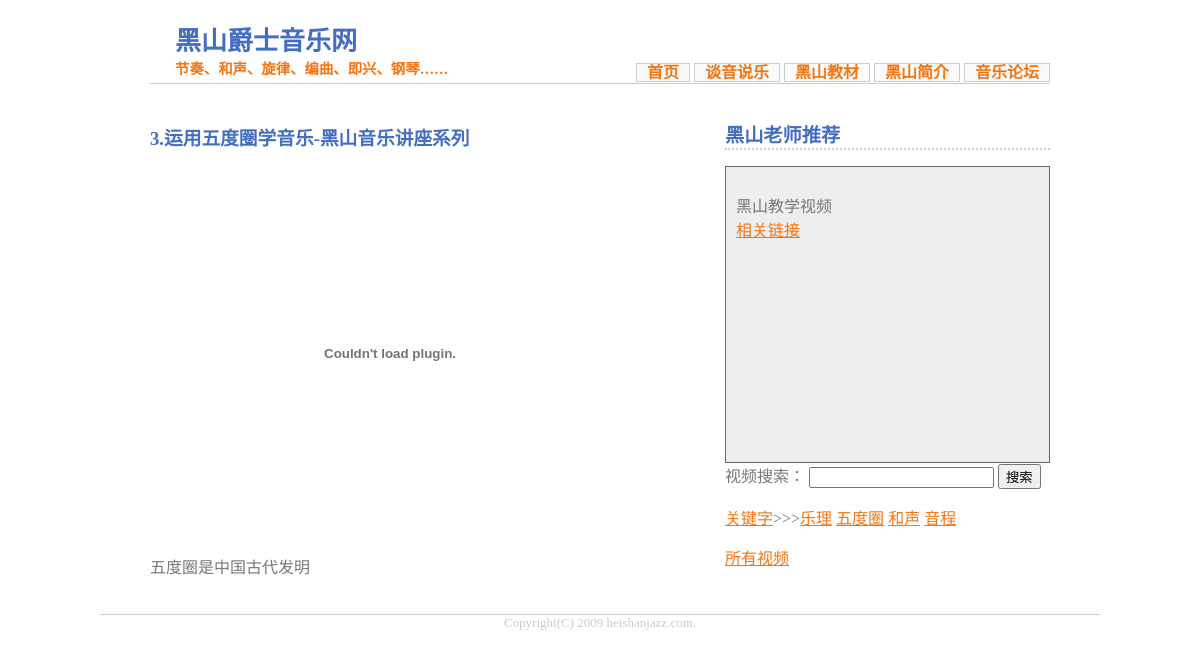
Page /video.php on the committed database.
### tables this page shows
CREATE TABLE IF NOT EXISTS `videos_url` (
  `videoid` int(32) NOT NULL,
  `site` varchar(16) NOT NULL,
  `url` varchar(256) NOT NULL,
  PRIMARY KEY (`videoid`,`site`)
);

CREATE TABLE IF NOT EXISTS `videos_description` (
  `videoid` int(32) NOT NULL,
  `title` varchar(128) DEFAULT NULL,
  `description` varchar(1024) DEFAULT NULL,
  `time` datetime NOT NULL,
  PRIMARY KEY (`videoid`)
);

CREATE TABLE IF NOT EXISTS `videos_related` (
  `videoid` int(32) NOT NULL,
  `count` int(11) NOT NULL,
  `description` varchar(1024) NOT NULL,
  `url` varchar(256) DEFAULT NULL,
  `isheishanvideo` tinyint(1) NOT NULL,
  PRIMARY KEY (`videoid`,`count`)
);

CREATE TABLE IF NOT EXISTS `videos_keyword` (
  `videoid` int(32) NOT NULL,
  `count` int(11) NOT NULL,
  `keyword` varchar(64) NOT NULL,
  PRIMARY KEY (`videoid`,`count`)
);

### config.php (called while the page is built)
<?php
$setting['db_host'] = "127.0.0.1";
$setting['db_user'] = "root";
$setting['db_pass'] = "";
$setting['db_base'] = "db_heishanjazz";
$setting['base_url']="http://127.0.0.1/";
$setting['manage_password'] = "admin";
$setting['sitename'] = "黑山爵士音乐网";
$setting['keywords']="黑山,爵士,音乐,流行,乐理,和声,节奏,旋律,即兴";
require_once("function.php");
require_once("db.class.php");
?>

### db.class.php (called while the page is built, shortened)
<?php
class MYSQL {
	private $server, $username, $password, $db;
	public function __construct($server, $username, $password, $db, $charset = 'utf8') {
		$this->server = $server;
		$this->username = $username;
		$this->password = $password;
		$this->charset = $charset;
		$this->db = $db;
	}
	private function connect() {
		$this->link_ID = @mysql_connect($this->server, $this->username, $this->password);
	}
	private function query($sql) {
		return $this->query_id = @mysql_query($sql, $this->link_ID);
	}
	public function Execute($sql,$action='') {
		if(empty($action)){
		return $this->query($sql);
		}
	}
}
if(!$db) $db = new MYSQL($setting['db_host'],$setting['db_user'], $setting['db_pass'], $setting['db_base']);
?>

### video.php (the view, shortened to what this page needs)
<?php
include_once("config.php");
makeheader('黑山谈音说乐.');
$videoid=$_GET["id"];
if($videoid=="")
{
	$result=$db->Execute("select max(videoid) from videos_description");
	if(mysql_num_rows($result)!=0)
	{
	$row=mysql_fetch_row($result);
	$videoid=$row[0];
	}
}else
{
	if(!preg_match('/^\d{1,4}$/',$videoid))
		die('<div align="center">崩溃</div>');
}
$result=$db->Execute("select videoid,url from videos_url where videoid='".$videoid."' and site='sina'");
if(mysql_num_rows($result)!=0)
{
	$row=mysql_fetch_row($result);
	$videoid=$row[0];
	$videourl=$row[1];
}else die("<center>无此视频</center>");
$result=$db->Execute("select title,description,time from videos_description where videoid='".$videoid."'");
if(mysql_num_rows($result)!=0)
{
	$row=mysql_fetch_row($result);
	$title=$row[0];
	$description=$row[1];
}
?>
<div id="content">
	<div id="left">
		<?php echo '<h3>'.$videoid.'.'.$title.'</h3>';?>
		<object id='ssss' width='480' height='370'>
			<embed pluginspage='http://www.macromedia.com/go/getflashplayer' src='<?php echo $videourl ?>' type='application/x-shockwave-flash' name='ssss' allowFullScreen='true' allowScriptAccess='always' width='480' height='370'>
		</object>
		<?php echo '<p>'.$description.'</p>'?>
	</div>
	<div id="right">
		<h2>黑山老师推荐</h2>
		<div id="related">
		<?php
			$result=$db->Execute("select description,url,isheishanvideo from videos_related where videoid='$videoid'");
			while($row=mysql_fetch_row($result))
			{
				echo '<p>'.$row[0].'<br />';
				if($row[2])
					echo '<a href="video.php?id='.$row[1].'" target="_blank">相关链接</a></p>';
				else
					echo '<a href="'.$row[1].'" target="_blank">相关链接</a></p>';
			}
		?>
		</div>
		<form method=post ACTION="search.php" target="_blank">
			<label for="title">视频搜索：</label>
			<input type="text" id="title" name="title" />
			<input type="submit" value="搜索" />
		</form>
		<p><a href="key.php" target="_blank">关键字</a>>>><?php
			$result=$db->Execute("select keyword from videos_keyword where videoid='".$videoid."'");
			while($row=mysql_fetch_row($result))
			{
				echo '<a href="bkey.php?key='.urlencode($row[0]).'" target="_blank">'.$row[0].'</a> ';
			}
		?>
		</p>
		<p><a href="all.php">所有视频</a></p>
	</div>
</div>
<?php makefooter();?>

### function.php (shortened to what this page needs)
<?php
function makeheader($title=''){
Global $setting;
$htmlheader='<!DOCTYPE html PUBLIC "-//W3C//DTD XHTML 1.0 Transitional//EN" "http://www.w3.org/TR/xhtml1/DTD/xhtml1-transitional.dtd">
<html xmlns="http://www.w3.org/1999/xhtml">
<head>
	<title>'.$title.$setting["sitename"].'</title>
	<meta http-equiv="Content-Type" content="text/html; charset=utf-8" />
	<meta name="keywords" content="'.$setting["keywords"].'" />
	<link rel="stylesheet" type="text/css" href="'.$setting['base_url'].'style.css" media="all" />
</head>
<body>
<div id="header">
	<h1>'.$setting["sitename"].'</h1>
	<h2>节奏、和声、旋律、编曲、即兴、钢琴……</h2>
</div>
<div id="menu">
	<ul>
		<li><a href="'.$setting['base_url'].'index.php">首页</a></li>
		<li><a href="'.$setting['base_url'].'video.php">谈音说乐</a></li>
		<li><a href="'.$setting['base_url'].'books.php">黑山教材</a></li>
		<li><a href="'.$setting['base_url'].'acquaint.php">黑山简介</a></li>
		<li><a href="http://bbs.heishanjazz.com" target="_blank">音乐论坛</a></li>
	</ul>
</div>';
echo $htmlheader;
}
function makefooter(){
$htmlfooter='<div id="footer">
	<p>Copyright(C) 2009 heishanjazz.com.</p>
</div>
</body>
</html>';
echo $htmlfooter;
}
?>

### style.css (style rules this page uses)
body { margin: 0px; padding: 0px; color: #777777; }
h1, h2, h3, h4, h5, h6 { color: #446EC0; }
a { color: #F47511; }
#header { width: 850px; margin: 0px auto; padding: 20px 0px; }
#header h1 { margin: 0px; padding: 0px; font-size: 26px; color: #446EC0; }
#header h2 { margin: 0px; padding: 0px; font-size: 0.9em; color: #F47511; }
#menu { width: 900px; margin: -40px auto 20px auto; padding: 1px 0px 0px 0px; border-bottom: 1px solid #CCCCCC; }
#menu ul { margin: 0px; padding: 0px; list-style: none; text-align: right; }
#menu li { display: inline; }
#menu a { padding: 0px 10px; border: 1px solid #CCCCCC; background-color: #FAFAFA; text-decoration: none; font-weight: bold; }
#content { width: 900px; margin: 0px auto; }
#content h2 { text-transform: uppercase; font-style: normal; font-size: 1.2em; border-bottom: 2px dotted #CCCCCC; }
#left { float: left; width: 575x; }
#right { float: right; width: 325px; }
#footer { clear: both; width: 1000px; margin: 0px auto; padding: 20px 0px; }
#footer p { margin: 0px; border-top: 1px solid #CCCCCC; text-align: center; font-size: small; color: #CCCCCC; }
#related { padding: 10px 10px; background:#EEE; border:1px solid #666; height:275px; }

### rows in the picture
videos_url: videoid "3"
videos_description: title "运用五度圈学音乐-黑山音乐讲座系列", description "五度圈是中国古代发明"
videos_related: description "黑山教学视频"
videos_keyword: keyword "乐理"
videos_keyword: keyword "五度圈"
videos_keyword: keyword "和声"
videos_keyword: keyword "音程"

### other values in the picture
$setting["sitename"] "黑山爵士音乐网"
